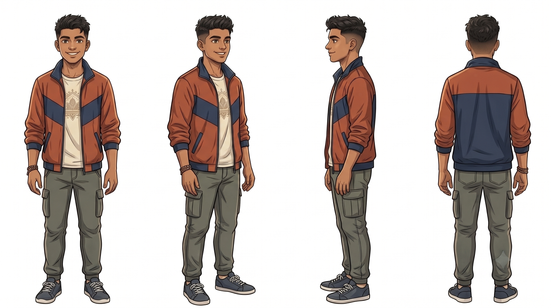
#> input picture aarav_video/assets/characters/p01_01_551x308.png, 551 x 308 px
$ python -i hf_video.py   (imports and definitions only)
#> lines starting #> are read from the running program, lines starting #| are printed output that depends on the picture
"""Generate image-to-video clips for clips/jobs.json on a free Hugging Face Space (no account, no key).

Uses the Wan 2.2 fast Space (ZeroGPU). Anonymous users get a small daily GPU quota, so when the quota
runs out the script waits and retries; it is resumable (finished clips in clips/in/ are skipped).
Each upload is centre-cropped to the Space's 832x480 aspect first, so clip pixels line up with
clips/frozen/<clip_id>.png (bubble overlay, see tools/freeze_masks.py).

Usage: python tools/hf_video.py [--only ID ...] [--limit N] [--seconds 5] [--wait-min 20] [--max-hours 24]
"""
import argparse
import json
import os
import re
import shutil
import sys
import time
from pathlib import Path

from gradio_client import Client, handle_file
from PIL import Image

ROOT = Path(__file__).resolve().parent.parent
CLIPS = ROOT / "clips"
SPACE = "zerogpu-aoti/wan2-2-fp8da-aoti-faster"
ASPECT = 832 / 480
NEGATIVE = ("changing art style, morphing faces, distorted hands, warped text, changing speech bubbles, "
            "camera movement, zoom, scene cut, flicker, blurry, low quality, static image")


def crop_for_model(src: Path, dst: Path) -> None:
#> called with src = '../assets/characters/p01_01_551x308.png', dst = 'out.png'
    with Image.open(src) as im:
#> im is the input picture: PIL image 551x308 RGB; mean R, G, B 203.2, 194.2, 190.2
        im = im.convert("RGB")
        w, h = im.size
#> w = 551; h = 308
        if w / h > ASPECT:
            cw = round(h * ASPECT)
#> cw = 534
            im = im.crop(((w - cw) // 2, 0, (w - cw) // 2 + cw, h))
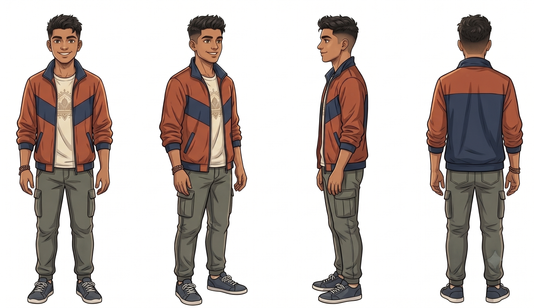
#> im: PIL image 534x308 RGB; mean R, G, B 201.6, 192.2, 188.2
        else:
            ch = round(w / ASPECT)
            im = im.crop((0, (h - ch) // 2, w, (h - ch) // 2 + ch))
        im.save(dst, quality=95)


# [72 lines left out: functions quota_wait, hf_token, main, not called in this run]


# [2 lines not run here, left out]

>>> result = crop_for_model('../assets/characters/p01_01_551x308.png', 'out.png')
